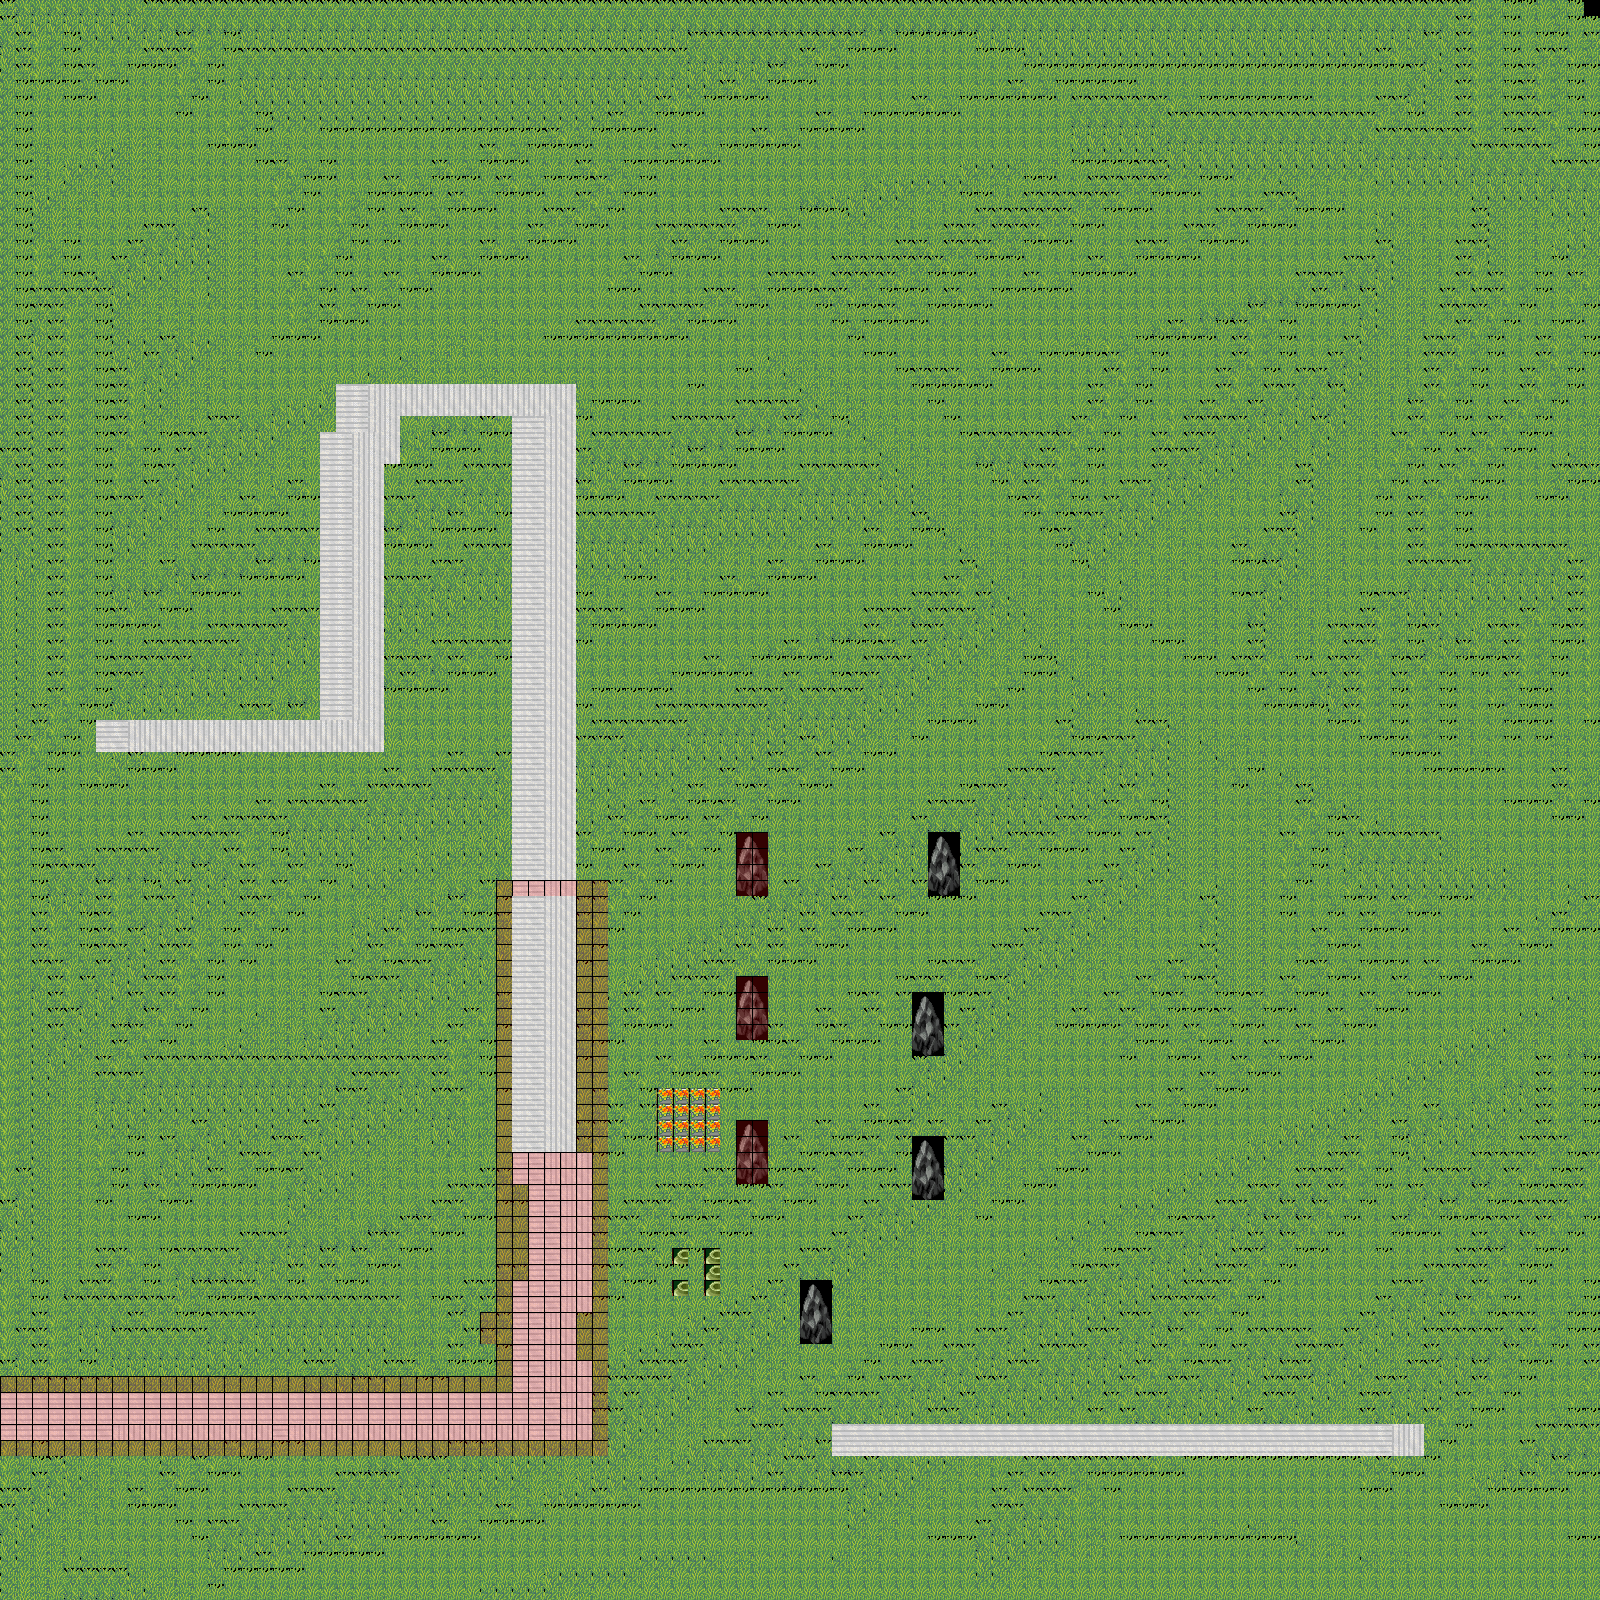

Tiled map render using the project's own tile images. Description and the map definition, with tile-layer contents summarised, below:
An orthogonal 100x100 tile map with 16x16 px tiles, 3 tile layers (BackGround, Meta, ForeGround), 3 tilesets and 1 object (SpawnPoint).

<map version="1.2" tiledversion="1.3.1" orientation="orthogonal" renderorder="right-down" compressionlevel="0" width="100" height="100" tilewidth="16" tileheight="16" infinite="0" nextlayerid="6" nextobjectid="2">
 <tileset firstgid="1" name="2" tilewidth="16" tileheight="16" tilecount="576" columns="16">
  <image source="2.png" width="256" height="576" />
 </tileset>
 <tileset firstgid="577" name="3" tilewidth="16" tileheight="16" tilecount="1312" columns="16">
  <image source="3.png" width="256" height="1312" />
 </tileset>
 <tileset firstgid="1889" name="meta_tiles" tilewidth="16" tileheight="16" tilecount="8" columns="4">
  <image source="meta_tiles.png" width="67" height="34" />
  <tile id="0">
   <properties>
    <property name="collidable" value="true" />
   </properties>
  </tile>
  <tile id="2">
   <properties>
    <property name="collectable" value="true" />
   </properties>
  </tile>
 </tileset>
 <layer id="1" name="BackGround" width="100" height="100">
  <data>[10000 cells, 9999 non-empty, 33 distinct tile ids]</data>
 </layer>
 <objectgroup id="3" name="Object">
  <object id="1" name="SpawnPoint" x="68.6266" y="1524.08" />
 </objectgroup>
 <layer id="4" name="Meta" width="100" height="100">
  <data>[10000 cells, 390 non-empty, 2 distinct tile ids]</data>
 </layer>
 <layer id="5" name="ForeGround" width="100" height="100">
  <data>[10000 cells, 16 non-empty, 1 distinct tile ids]</data>
 </layer>
</map>
